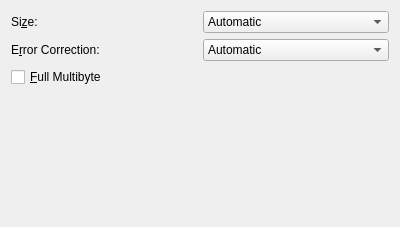
<ui version="4.0" >
 <class>grpMQR</class>
 <widget class="QWidget" name="grpMQR" >
  <property name="geometry" >
   <rect>
    <x>0</x>
    <y>0</y>
    <width>400</width>
    <height>227</height>
   </rect>
  </property>
  <property name="maximumSize">
   <size>
    <width>600</width>
    <height>16777215</height>
   </size>
  </property>
  <property name="windowTitle" >
   <string>Form</string>
  </property>
  <layout class="QVBoxLayout" name="verticalLayout" >
   <item>
    <layout class="QGridLayout" name="gridLayout" >
     <item row="0" column="0" >
      <widget class="QLabel" name="lavelMQRSize" >
       <property name="text" >
        <string>Si&amp;ze:</string>
       </property>
       <property name="buddy">
        <cstring>cmbMQRSize</cstring>
       </property>
      </widget>
     </item>
     <item row="0" column="1" >
      <widget class="QComboBox" name="cmbMQRSize" >
       <item>
        <property name="text">
         <string>Automatic</string>
        </property>
       </item>
       <item>
        <property name="text" >
         <string>11 x 11 (Version M1)</string>
        </property>
       </item>
       <item>
        <property name="text" >
         <string>13 x 13 (Version M2)</string>
        </property>
       </item>
       <item>
        <property name="text" >
         <string>15 x 15 (Version M3)</string>
        </property>
       </item>
       <item>
        <property name="text" >
         <string>17 x 17 (Version M4)</string>
        </property>
       </item>
      </widget>
     </item>
     <item row="1" column="0" >
      <widget class="QLabel" name="labelMQRECC" >
       <property name="text" >
        <string>E&amp;rror Correction:</string>
       </property>
       <property name="buddy">
        <cstring>cmbMQRECC</cstring>
       </property>
      </widget>
     </item>
     <item row="1" column="1" >
      <widget class="QComboBox" name="cmbMQRECC" >
       <item>
        <property name="text">
         <string>Automatic</string>
        </property>
       </item>
       <item>
        <property name="text" >
         <string>~20% (Level L)</string>
        </property>
       </item>
       <item>
        <property name="text" >
         <string>~37% (Level M)</string>
        </property>
       </item>
       <item>
        <property name="text" >
         <string>~55% (Level Q)</string>
        </property>
       </item>
      </widget>
     </item>
    </layout>
   </item>
   <item>
    <widget class="QCheckBox" name="chkMQRFullMultibyte">
     <property name="text">
      <string>&amp;Full Multibyte</string>
     </property>
     <property name="checked">
      <bool>false</bool>
     </property>
     <property name="toolTip">
      <string>Use Kanji multibyte encoding for binary and Latin data</string>
     </property>
    </widget>
   </item>
   <item>
    <spacer name="verticalSpacer" >
     <property name="orientation" >
      <enum>Qt::Vertical</enum>
     </property>
     <property name="sizeType">
      <enum>QSizePolicy::MinimumExpanding</enum>
     </property>
     <property name="sizeHint" stdset="0" >
      <size>
       <width>20</width>
       <height>50</height>
      </size>
     </property>
    </spacer>
   </item>
  </layout>
 </widget>
 <resources/>
 <connections/>
</ui>
